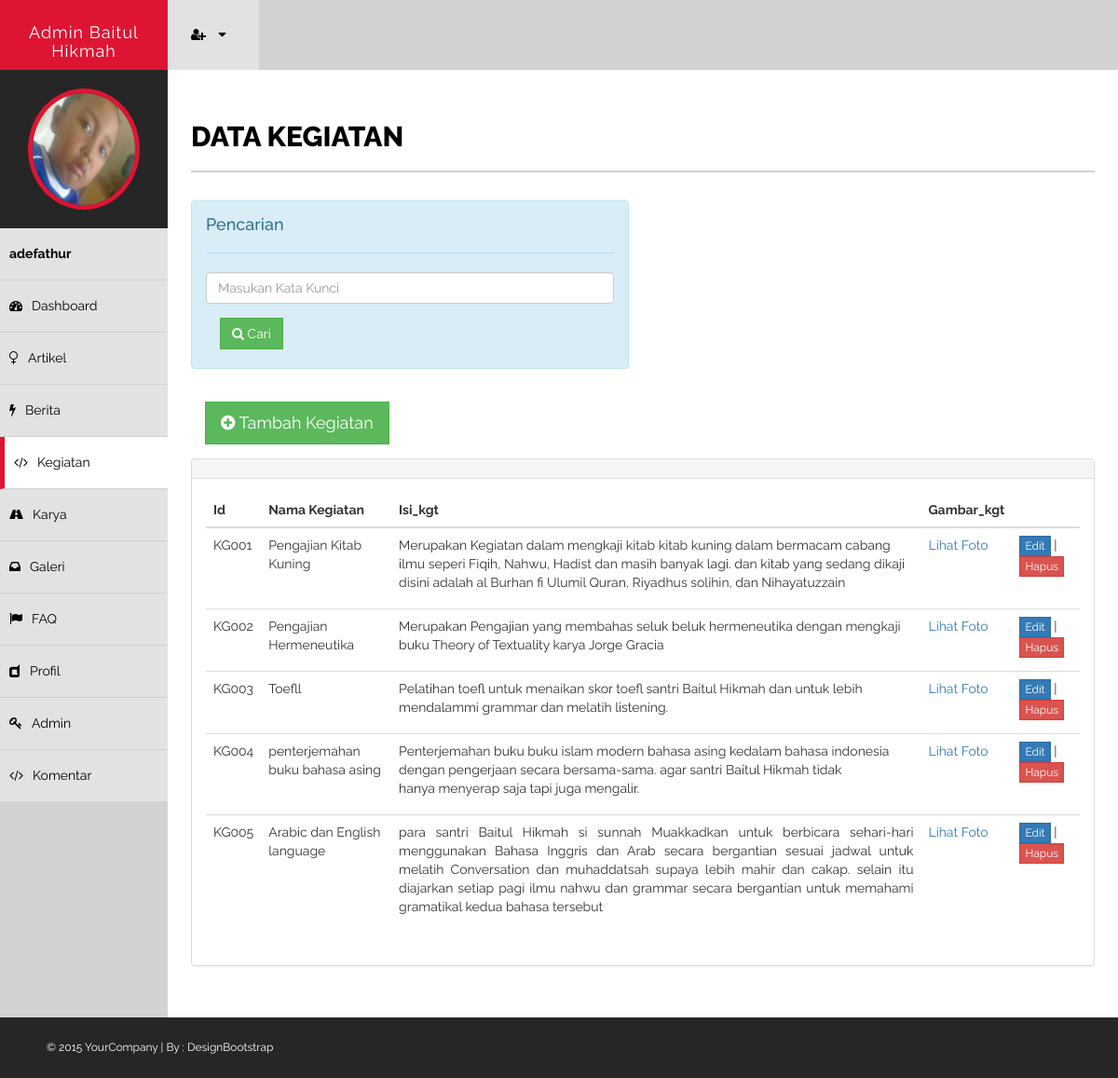
Screenshot of /kontrol/admin/kegiatan.php (signed in) with the database file from the repository.
### tables this page shows
CREATE TABLE IF NOT EXISTS `tb_adm` (
  `user_adm` varchar(20) NOT NULL,
  `pass_adm` varchar(50) NOT NULL,
  `nama_adm` varchar(35) NOT NULL,
  `level_adm` varchar(10) NOT NULL,
  `gambar_adm` varchar(50) NOT NULL
);

CREATE TABLE IF NOT EXISTS `tb_kegiatan` (
  `id_kgt` varchar(5) NOT NULL,
  `nama_kgt` varchar(50) NOT NULL,
  `isi_kgt` text NOT NULL,
  `gbr_kgt` varchar(50) NOT NULL
);

### kontrol/admin/kegiatan.php (the view, shortened to what this page needs)
<?php
include '../database.php';
$usern=$_SESSION['username'];
$res=mysql_query("select * from tb_adm where user_adm='".$usern."'");
$arai=mysql_fetch_array($res);
$man=$arai['gambar_adm'];
?>
<!DOCTYPE html>
<html xmlns="http://www.w3.org/1999/xhtml">
<head>
    <link href="assets/css/bootstrap.css" rel="stylesheet" />
    <link href="assets/css/font-awesome.css" rel="stylesheet" />
    <link href="assets/css/style.css" rel="stylesheet" />
</head>
<body>
    <div id="wrapper">
        <nav class="navbar navbar-default navbar-cls-top " role="navigation" style="margin-bottom: 0">
            <div class="navbar-header">
                <a  class="navbar-brand" href="index.php">Admin Baitul Hikmah
                </a>
            </div>
            <div class="notifications-wrapper">
<ul class="nav">
                <li class="dropdown">
                    <a class="dropdown-toggle" data-toggle="dropdown" href="#">
                        <i class="fa fa-user-plus"></i>  <i class="fa fa-caret-down"></i>
                    </a>
                </li>
            </ul>
            </div>
        </nav>
        <nav  class="navbar-default navbar-side" role="navigation">
            <div class="sidebar-collapse">
                <ul class="nav" id="main-menu">
                    <li>
                        <div class="user-img-div">
                            <img src="gmb/admin/<?php echo $man ?>" class="img-circle" width="120px" hight="150px" />
                        </div>
                    </li>
                     <li>
                        <a  href="#"> <strong> <?php echo $_SESSION['username'] ?></strong></a>
                    </li>
                    <li>
                        <a  href="index.php"><i class="fa fa-dashboard "></i>Dashboard</a>
                    </li>
                    <li>
                        <a href="artikel.php"><i class="fa fa-venus "></i>Artikel </a>
                    </li>
                    <li>
                        <a href="berita.php"><i class="fa fa-bolt "></i>Berita</a>
                    </li>
                     <li>
                        <a class="active-menu" href="kegiatan.php"><i class="fa fa-code "></i>Kegiatan</a>
                    </li>
                    <li>
                        <a href="karya.php"><i class="fa fa-road "></i>Karya</a>
                    </li>
                    <li>
                        <a href="galeri.php"><i class="fa fa-inbox "></i>Galeri</a>
                    </li>
                    <li>
                        <a href="faq.php"><i class="fa fa-flag "></i>FAQ</a>
                    </li>
                   <li>
                        <a href="profil.php"><i class="fa fa-dashcube "></i>Profil</a>
                    </li>
                    <li>
                        <a href="admin.php"><i class="fa fa-key "></i>Admin</a>
                    </li>
                    <li>
                        <a href="komentar.php"><i class="fa fa-code "></i>Komentar</a>
                    </li>
                </ul>
            </div>
        </nav>
        <div id="page-wrapper" class="page-wrapper-cls">
            <div id="page-inner">
                <div class="row">
                    <div class="col-md-12">
                        <h1 class="page-head-line">Data Kegiatan</h1>
                    </div>
                </div>
                <div class="row">
                <div class="col-md-6">
                <div class="alert  alert-info">
                    <div class="current-notices">
                            <h4>Pencarian</h4>
                    <hr />
                           <form method="post">
                            <input type="text" class="form-control" id="cariArtikel" name="cari_art" placeholder="Masukan Kata Kunci" />
                            <button class="btn btn-success" id="cari" name="cari" value="Cari"><i class="fa fa-search"></i> Cari</button>
                            </form>
                        </div>
                        </div>
                    </div>
                    </div>
                        <a href="input_kgt.php" class="btn btn-success btn-lg" id="tambah"><i class="fa fa-plus-circle"></i> Tambah Kegiatan</a>
                    <div class="panel panel-default">
                        <div class="panel-heading">
                        </div>
                        <div class="panel-body">
                            <div class="table-responsive">
                                <table class="table table-hover">
                                    <thead>
                                        <tr>
                                            <th>Id</th>
                                            <th>Nama Kegiatan</th>
                                            <th>Isi_kgt</th>
                                            <th>Gambar_kgt</th>
                                            <th></th>
                                        </tr>
                                    </thead>
                                    <tbody>
                                    <?php
                                        $input_cari = @$_POST['cari_art'];
                                        $cari = @$_POST['cari'];
                                        if($cari) {
                                        if($input_cari != "") {
                                        $sql = mysql_query("select *from tb_kegiatan where id_kgt LIKE '%$input_cari%' or nama_kgt LIKE '%$input_cari%' or isi_kgt LIKE '%$input_cari%'") or die (mysql_error());
                                        } else {
                                        $sql = mysql_query("select *from tb_kegiatan") or die (mysql_error());
                                        }
                                        } else {
                                        $sql = mysql_query("select *from tb_kegiatan") or die (mysql_error());
                                        }
                                       $cek = mysql_num_rows($sql);
                                       if($cek < 1) {
                                        ?>
                                        <tr>
                                          <td colspan="7" align="center style="padding:10px;""> Data Tidak Ditemukan</td>
                                         </tr>
                                    <?php
                                }else{
                                      while ($baris = mysql_fetch_array($sql)) {
                                    ?>
                                        <tr>
                                            <td><?php echo $baris['id_kgt']; ?></td>
                                            <td><?php echo $baris['nama_kgt']; ?></td>
                                            <td><?php echo $baris['isi_kgt']; ?></td>
                                            <td><a href="gmb/keg/<?php echo $baris['gbr_kgt'] ?>" target="_blank">Lihat Foto</a></td>
                                            <td><a href="edit_kgt.php?id=<?php echo $baris['id_kgt']; ?>" class="btn btn-primary btn-xs">Edit</a> |
                                            <a href="#" data-href="hapus_kgt.php?id=<?php echo $baris['id_kgt']; ?>" class="btn btn-danger btn-xs" data-toggle="modal" data-target="#confirm-delete">Hapus</a></td>
                                        </tr>
                                        <?php
                                    }
                                }
                                    ?>
                                    </tbody>
                                </table>
                            </div>
                        </div>
                    </div>
    </div>
    </div>
    <footer >
        &copy; 2015 YourCompany | By : <a href="http://www.designbootstrap.com/" target="_blank">DesignBootstrap</a>
    </footer>
</body>
</html>

### kontrol/admin/assets/css/style.css (style rules this page uses)
body { font-family: 'Raleway', sans-serif; line-height:25px; font-size:14px; }
#wrapper { width: 100%; background: #d2d2d2; }
#page-wrapper { padding: 15px 15px; min-height: 800px; background: #fff; }
#page-inner { width: 100%; margin: 10px 20px 10px 0px; background-color: #fff!important; padding: 10px; min-height: 800px; }
.page-head-line { font-size: 30px; text-transform: uppercase; color: #000; font-weight: 800; padding-bottom: 20px; border-bottom: 2px solid #d2d2d2; margin-bottom: 30px; }
.btn { border-radius:0px!important; -moz-border-radius:0px!important; -webkit-border-radius:0px!important; }
.navbar-cls-top .navbar-brand { color: #fff; background: #DD1533; width: 180px; text-align: center; height: 75px; font-size: 18px; letter-spacing: 1px; padding-top: 25px; }
.user-img-div { min-height: 130px; padding: 20px; background-color: #262626; text-align:center; }
.user-img-div img { height: 130px; border: 5px solid #DD1533; }
.active-menu { background-color: #fff!important; border-left: 5px solid #DD1533; }
.sidebar-collapse, .sidebar-collapse .nav { background: none; }
.sidebar-collapse .nav { padding: 0; }
.sidebar-collapse .nav > li > a { color: #000; background: #E2E2E2; text-shadow: none; border-bottom: 1px solid #D2D2D2; }
.sidebar-collapse > .nav > li > a { padding: 15px 10px; }
.navbar-side { border: none; background-color: #202020; }
.navbar-cls-top { background: #262626; border-bottom: none; }
.navbar-default { border: 0px solid black; }
.navbar-header { background: #000000; }
.nav > li > a > i { margin-right: 10px; }
.notifications-wrapper { margin-left:3px; }
.notifications-wrapper .nav { background-color: #D2d2d2; }
.notifications-wrapper li { display: inline-block; }
.notifications-wrapper li a { padding: 25px; min-height: 50px; }
.notifications-wrapper .nav > li > a { background-color: #E2E2E2; color:#000; }
footer { background-color:#262626; padding:20px 50px; color:#fff; font-size:12px; }
footer a { color:#fff; }
@media (min-width:768px) { .page-wrapper-cls { margin: 0 0 0 180px; } }
@media (min-width:768px) { .navbar-side { z-index: 1; position: absolute; width: 180px; } }
@media (min-width:768px) { .navbar { border-radius: 0px; } }

### rows the page displays
tb_adm: gambar_adm (picture)
tb_kegiatan: id_kgt "KG001", nama_kgt "Pengajian Kitab Kuning", isi_kgt "Merupakan Kegiatan dalam mengkaji kitab kitab kuning dalam bermacam cabang ilmu seperi Fiqih, Nahwu, Hadist dan masih banyak lagi. dan kitab yang sedang dikaji disini adalah al Burhan fi Ulumil Quran, Riyadhus solihin, dan Nihayatuzzain"
tb_kegiatan: id_kgt "KG002", nama_kgt "Pengajian Hermeneutika", isi_kgt "Merupakan Pengajian yang membahas seluk beluk hermeneutika dengan mengkaji buku Theory of Textuality karya Jorge Gracia"
tb_kegiatan: id_kgt "KG003", nama_kgt "Toefll", isi_kgt "Pelatihan toefl untuk menaikan skor toefl santri Baitul Hikmah dan untuk lebih mendalammi grammar dan melatih listening."
tb_kegiatan: id_kgt "KG004", nama_kgt "penterjemahan buku bahasa asing", isi_kgt "Penterjemahan buku buku islam modern bahasa asing kedalam bahasa indonesia dengan pengerjaan secara bersama-sama. agar santri Baitul Hikmah tidak hanya menyerap saja tapi juga mengalir."
tb_kegiatan: id_kgt "KG005", nama_kgt "Arabic dan English language", isi_kgt "para santri Baitul Hikmah si sunnah Muakkadkan untuk berbicara sehari-hari menggunakan Bahasa Inggris dan Arab secara bergantian sesuai jadwal untuk melatih Conversation dan muhaddatsah supaya lebih mahir dan cakap. selain itu diajarkan setiap pagi ilmu nahwu dan grammar secara bergantian untuk memahami gramatikal kedua bahasa tersebut"

### other values shown
$_SESSION['username'] "adefathur"
